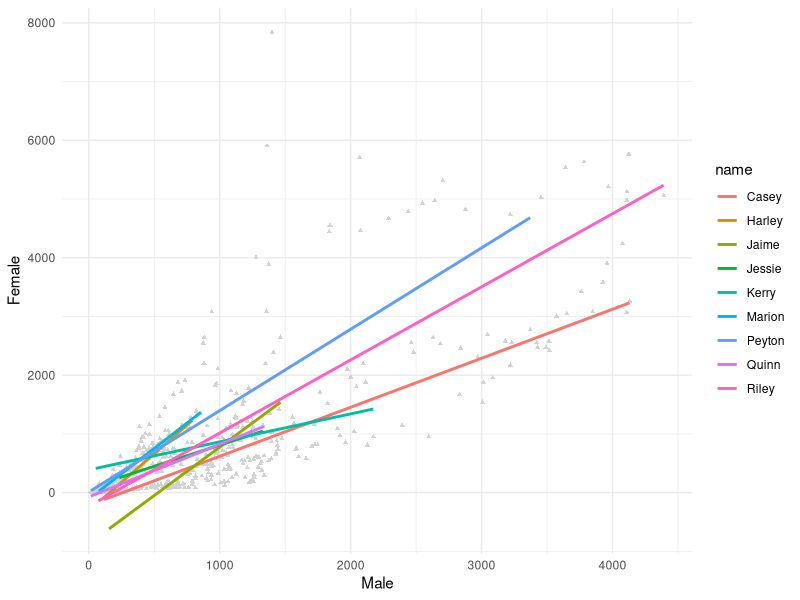
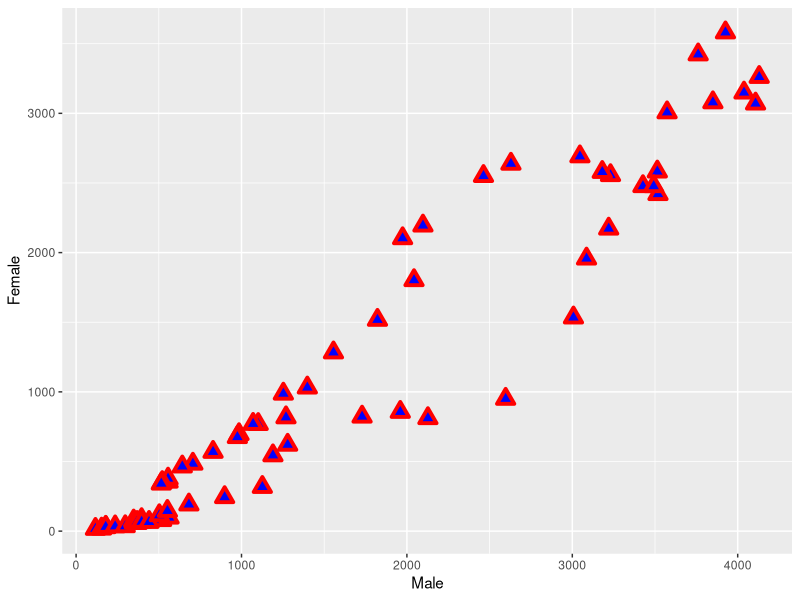

Here is the R script that generated these plots, in order:
# Run the code below to set up the data
# Change the points in the plot to light gray, 
# decrease their size, and change their shape


library(tidyverse)
# Load and reshape data
unisex_data <- read_csv("data/unisex.csv")
unisex_data <- unisex_data %>%
  select(-prop) %>%
  spread(sex, n, fill=0)
unisex_data

# make a scatterplot
# Change the points in the plot to light gray, 
# decrease their size, and change their shape
ggplot(unisex_data, aes(x=Male, y=Female, color=name)) + 
  geom_point(color="lightgray", size=1, shape=17) +
  geom_smooth(method="lm", se=FALSE) + 
  theme_minimal()


# Bonus: 
# In the plot below, change the border of the points to be 
# red and the inside to be blue.
# Hint: which is color and which is fill?
# More Bonus: increase the width of the border
ggplot(filter(unisex_data, name=="Casey"), aes(x=Male, y=Female)) + 
  geom_point(shape=24, size=3, color="red", fill="blue", stroke=2) 
